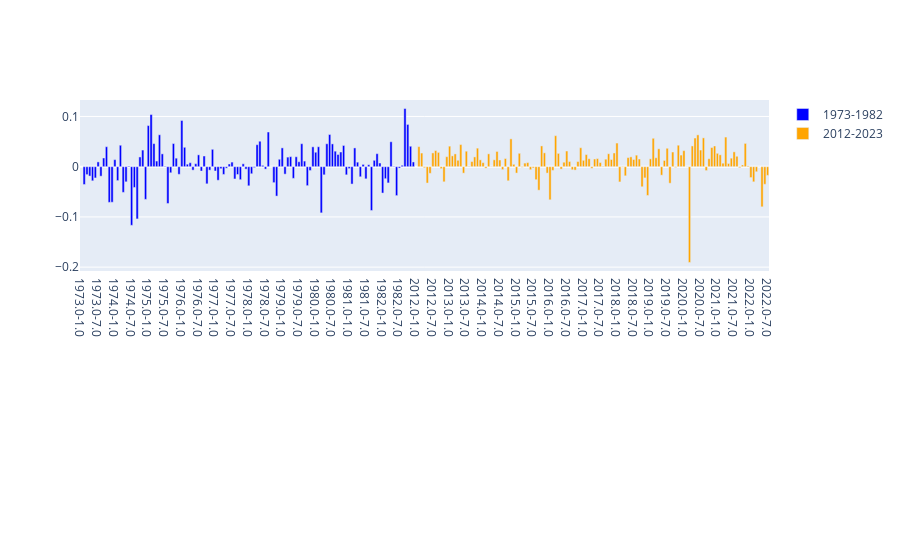

Source (notebook cell):
### Code cell
# 月別パフォーマンスのバーグラフを最初のプロットに追加
fig.add_trace(go.Bar(x=monthly_performance_1973_1982.apply(lambda row: f"{row['Year']}-{row['Month']}", axis=1),
                     y=monthly_performance_1973_1982['Percent_Change'],
                     name="1973-1982",
                     marker_color="blue"), row=1, col=1)

fig.add_trace(go.Bar(x=monthly_performance_2012_2023.apply(lambda row: f"{row['Year']}-{row['Month']}", axis=1),
                     y=monthly_performance_2012_2023['Percent_Change'],
                     name="2012-2023",
                     marker_color="orange"), row=1, col=1)
